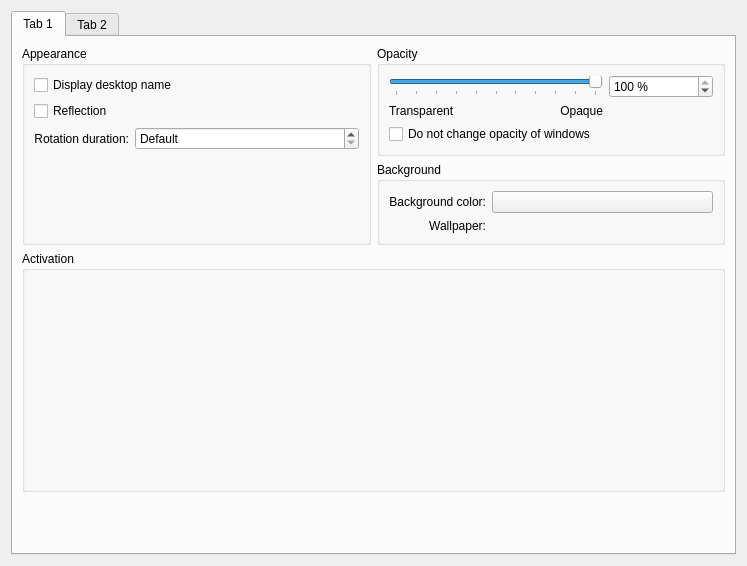
<ui version="4.0" >
 <class>KWin::CubeEffectConfigForm</class>
 <widget class="QWidget" name="KWin::CubeEffectConfigForm" >
  <property name="geometry" >
   <rect>
    <x>0</x>
    <y>0</y>
    <width>747</width>
    <height>566</height>
   </rect>
  </property>
  <layout class="QVBoxLayout" >
   <item>
    <widget class="QTabWidget" name="tabWidget" >
     <property name="currentIndex" >
      <number>0</number>
     </property>
     <widget class="QWidget" name="tab" >
      <attribute name="title" >
       <string>Tab 1</string>
      </attribute>
      <layout class="QGridLayout" name="gridLayout_5" >
       <item row="1" column="1" >
        <widget class="QGroupBox" name="groupBox_5" >
         <property name="title" >
          <string>Background</string>
         </property>
         <layout class="QGridLayout" name="gridLayout" >
          <item row="0" column="0" >
           <widget class="QLabel" name="label_6" >
            <property name="text" >
             <string>Background color:</string>
            </property>
            <property name="alignment" >
             <set>Qt::AlignRight|Qt::AlignTrailing|Qt::AlignVCenter</set>
            </property>
            <property name="buddy" >
             <cstring>backgroundColorButton</cstring>
            </property>
           </widget>
          </item>
          <item row="0" column="1" >
           <widget class="KColorButton" name="backgroundColorButton" >
            <property name="sizePolicy" >
             <sizepolicy vsizetype="Fixed" hsizetype="Expanding" >
              <horstretch>0</horstretch>
              <verstretch>0</verstretch>
             </sizepolicy>
            </property>
           </widget>
          </item>
          <item row="1" column="0" >
           <widget class="QLabel" name="label_3" >
            <property name="text" >
             <string>Wallpaper:</string>
            </property>
            <property name="alignment" >
             <set>Qt::AlignRight|Qt::AlignTrailing|Qt::AlignVCenter</set>
            </property>
            <property name="buddy" >
             <cstring>wallpaperRequester</cstring>
            </property>
           </widget>
          </item>
          <item row="1" column="1" >
           <widget class="KUrlRequester" name="wallpaperRequester" >
            <property name="sizePolicy" >
             <sizepolicy vsizetype="Preferred" hsizetype="Expanding" >
              <horstretch>0</horstretch>
              <verstretch>0</verstretch>
             </sizepolicy>
            </property>
           </widget>
          </item>
         </layout>
        </widget>
       </item>
       <item row="3" column="0" colspan="2" >
        <widget class="QGroupBox" name="groupBox_8" >
         <property name="title" >
          <string>Activation</string>
         </property>
         <layout class="QGridLayout" name="gridLayout_3" >
          <item row="0" column="0" colspan="2" >
           <widget class="KWin::GlobalShortcutsEditor" native="1" name="editor" >
            <property name="minimumSize" >
             <size>
              <width>0</width>
              <height>200</height>
             </size>
            </property>
           </widget>
          </item>
         </layout>
        </widget>
       </item>
       <item rowspan="2" row="0" column="0" >
        <widget class="QGroupBox" name="groupBox_7" >
         <property name="title" >
          <string>Appearance</string>
         </property>
         <layout class="QGridLayout" name="gridLayout_2" >
          <item row="0" column="0" colspan="2" >
           <widget class="QCheckBox" name="displayDesktopNameBox" >
            <property name="text" >
             <string>Display desktop name</string>
            </property>
           </widget>
          </item>
          <item row="1" column="0" colspan="2" >
           <widget class="QCheckBox" name="reflectionBox" >
            <property name="text" >
             <string>Reflection</string>
            </property>
           </widget>
          </item>
          <item row="2" column="0" >
           <widget class="QLabel" name="label" >
            <property name="text" >
             <string>Rotation duration:</string>
            </property>
            <property name="alignment" >
             <set>Qt::AlignRight|Qt::AlignTrailing|Qt::AlignVCenter</set>
            </property>
            <property name="buddy" >
             <cstring>rotationDurationSpin</cstring>
            </property>
           </widget>
          </item>
          <item row="2" column="1" >
           <widget class="QSpinBox" name="rotationDurationSpin" >
            <property name="sizePolicy" >
             <sizepolicy vsizetype="Fixed" hsizetype="Expanding" >
              <horstretch>0</horstretch>
              <verstretch>0</verstretch>
             </sizepolicy>
            </property>
            <property name="minimumSize" >
             <size>
              <width>100</width>
              <height>0</height>
             </size>
            </property>
            <property name="specialValueText" >
             <string comment="Duration of rotation" >Default</string>
            </property>
            <property name="suffix" >
             <string> msec</string>
            </property>
            <property name="maximum" >
             <number>5000</number>
            </property>
            <property name="singleStep" >
             <number>10</number>
            </property>
           </widget>
          </item>
          <item row="3" column="0" colspan="2" >
           <spacer name="verticalSpacer_2" >
            <property name="orientation" >
             <enum>Qt::Vertical</enum>
            </property>
            <property name="sizeHint" stdset="0" >
             <size>
              <width>20</width>
              <height>0</height>
             </size>
            </property>
           </spacer>
          </item>
         </layout>
        </widget>
       </item>
       <item row="0" column="1" >
        <widget class="QGroupBox" name="groupBox_4" >
         <property name="title" >
          <string>Opacity</string>
         </property>
         <layout class="QGridLayout" name="gridLayout_6" >
          <item row="1" column="0" colspan="2" >
           <widget class="QSlider" name="cubeOpacitySlider" >
            <property name="minimumSize" >
             <size>
              <width>200</width>
              <height>0</height>
             </size>
            </property>
            <property name="maximum" >
             <number>100</number>
            </property>
            <property name="singleStep" >
             <number>1</number>
            </property>
            <property name="value" >
             <number>100</number>
            </property>
            <property name="orientation" >
             <enum>Qt::Horizontal</enum>
            </property>
            <property name="tickPosition" >
             <enum>QSlider::TicksBelow</enum>
            </property>
            <property name="tickInterval" >
             <number>10</number>
            </property>
           </widget>
          </item>
          <item row="1" column="2" >
           <widget class="QSpinBox" name="cubeOpacitySpin" >
            <property name="minimumSize" >
             <size>
              <width>75</width>
              <height>0</height>
             </size>
            </property>
            <property name="suffix" >
             <string> %</string>
            </property>
            <property name="maximum" >
             <number>100</number>
            </property>
            <property name="value" >
             <number>100</number>
            </property>
           </widget>
          </item>
          <item row="2" column="0" >
           <widget class="QLabel" name="label_4" >
            <property name="text" >
             <string>Transparent</string>
            </property>
           </widget>
          </item>
          <item row="2" column="1" >
           <widget class="QLabel" name="label_5" >
            <property name="text" >
             <string>Opaque</string>
            </property>
            <property name="alignment" >
             <set>Qt::AlignRight|Qt::AlignTrailing|Qt::AlignVCenter</set>
            </property>
           </widget>
          </item>
          <item row="3" column="0" colspan="3" >
           <widget class="QCheckBox" name="desktopOpacityOnlyBox" >
            <property name="text" >
             <string>Do not change opacity of windows</string>
            </property>
           </widget>
          </item>
         </layout>
        </widget>
       </item>
       <item row="4" column="0" colspan="2" >
        <spacer name="verticalSpacer_3" >
         <property name="orientation" >
          <enum>Qt::Vertical</enum>
         </property>
         <property name="sizeHint" stdset="0" >
          <size>
           <width>20</width>
           <height>40</height>
          </size>
         </property>
        </spacer>
       </item>
      </layout>
     </widget>
     <widget class="QWidget" name="tab_2" >
      <attribute name="title" >
       <string>Tab 2</string>
      </attribute>
      <layout class="QGridLayout" name="gridLayout_7" >
       <item rowspan="2" row="0" column="0" >
        <widget class="QGroupBox" name="groupBox_3" >
         <property name="title" >
          <string>Caps</string>
         </property>
         <layout class="QGridLayout" name="gridLayout_4" >
          <item row="0" column="0" colspan="2" >
           <widget class="QCheckBox" name="cubeCapsBox" >
            <property name="text" >
             <string>Show caps</string>
            </property>
           </widget>
          </item>
          <item row="1" column="0" >
           <widget class="QLabel" name="capColorLabel" >
            <property name="text" >
             <string>Cap color:</string>
            </property>
            <property name="alignment" >
             <set>Qt::AlignRight|Qt::AlignTrailing|Qt::AlignVCenter</set>
            </property>
            <property name="buddy" >
             <cstring>capColorButton</cstring>
            </property>
           </widget>
          </item>
          <item row="1" column="1" >
           <widget class="KColorButton" name="capColorButton" >
            <property name="sizePolicy" >
             <sizepolicy vsizetype="Fixed" hsizetype="Expanding" >
              <horstretch>0</horstretch>
              <verstretch>0</verstretch>
             </sizepolicy>
            </property>
           </widget>
          </item>
          <item row="2" column="0" colspan="2" >
           <widget class="QCheckBox" name="capsImageBox" >
            <property name="text" >
             <string>Display image on caps</string>
            </property>
           </widget>
          </item>
          <item row="3" column="0" >
           <spacer name="verticalSpacer_4" >
            <property name="orientation" >
             <enum>Qt::Vertical</enum>
            </property>
            <property name="sizeHint" stdset="0" >
             <size>
              <width>20</width>
              <height>40</height>
             </size>
            </property>
           </spacer>
          </item>
         </layout>
        </widget>
       </item>
       <item row="2" column="0" colspan="2" >
        <widget class="QGroupBox" name="groupBox_2" >
         <property name="title" >
          <string>Zoom</string>
         </property>
         <layout class="QGridLayout" name="gridLayout_8" >
          <item row="1" column="0" >
           <widget class="QLabel" name="label_8" >
            <property name="text" >
             <string>Near</string>
            </property>
           </widget>
          </item>
          <item row="1" column="1" >
           <widget class="QLabel" name="label_9" >
            <property name="text" >
             <string>Far</string>
            </property>
            <property name="alignment" >
             <set>Qt::AlignRight|Qt::AlignTrailing|Qt::AlignVCenter</set>
            </property>
           </widget>
          </item>
          <item row="0" column="0" colspan="2" >
           <widget class="QSlider" name="zPositionSlider" >
            <property name="toolTip" >
             <string>Define how far away the object should appear</string>
            </property>
            <property name="maximum" >
             <number>3000</number>
            </property>
            <property name="singleStep" >
             <number>10</number>
            </property>
            <property name="pageStep" >
             <number>100</number>
            </property>
            <property name="orientation" >
             <enum>Qt::Horizontal</enum>
            </property>
            <property name="tickPosition" >
             <enum>QSlider::TicksBelow</enum>
            </property>
            <property name="tickInterval" >
             <number>100</number>
            </property>
           </widget>
          </item>
         </layout>
        </widget>
       </item>
       <item row="4" column="0" colspan="2" >
        <spacer name="verticalSpacer" >
         <property name="orientation" >
          <enum>Qt::Vertical</enum>
         </property>
         <property name="sizeHint" stdset="0" >
          <size>
           <width>20</width>
           <height>0</height>
          </size>
         </property>
        </spacer>
       </item>
       <item rowspan="2" row="0" column="1" >
        <widget class="QGroupBox" name="groupBox_9" >
         <property name="title" >
          <string>Additional Options</string>
         </property>
         <layout class="QVBoxLayout" name="verticalLayout" >
          <item>
           <widget class="QCheckBox" name="bigCubeBox" >
            <property name="toolTip" >
             <string>If enabled span the cube across all screens on a multiscreen setup, otherwise
the cube will only be displayed on a single screen</string>
            </property>
            <property name="text" >
             <string>Span cube on all screens in multi screen setup</string>
            </property>
           </widget>
          </item>
          <item>
           <widget class="QCheckBox" name="closeOnMouseReleaseBox" >
            <property name="toolTip" >
             <string>If enabled the effect will be deactivated after rotating the cube with the mouse,
otherwise it will remain active</string>
            </property>
            <property name="text" >
             <string>Close after mouse dragging</string>
            </property>
           </widget>
          </item>
          <item>
           <widget class="QCheckBox" name="walkThroughDesktopBox" >
            <property name="text" >
             <string>Use this effect for walking through the desktops</string>
            </property>
           </widget>
          </item>
          <item>
           <widget class="QCheckBox" name="invertKeysBox" >
            <property name="text" >
             <string>Invert cursor keys</string>
            </property>
           </widget>
          </item>
          <item>
           <widget class="QCheckBox" name="invertMouseBox" >
            <property name="text" >
             <string>Invert mouse</string>
            </property>
           </widget>
          </item>
         </layout>
        </widget>
       </item>
       <item row="3" column="0" colspan="2" >
        <widget class="QGroupBox" name="capDeformationGroupBox" >
         <property name="title" >
          <string>Sphere Cap Deformation</string>
         </property>
         <layout class="QGridLayout" name="gridLayout_9" >
          <item row="0" column="0" colspan="2" >
           <widget class="QSlider" name="capDeformationSlider" >
            <property name="maximum" >
             <number>100</number>
            </property>
            <property name="orientation" >
             <enum>Qt::Horizontal</enum>
            </property>
            <property name="tickPosition" >
             <enum>QSlider::TicksBelow</enum>
            </property>
            <property name="tickInterval" >
             <number>25</number>
            </property>
           </widget>
          </item>
          <item row="1" column="0" >
           <widget class="QLabel" name="capDeformationSphereLabel" >
            <property name="text" >
             <string>Sphere</string>
            </property>
           </widget>
          </item>
          <item row="1" column="1" >
           <widget class="QLabel" name="capDeformationPlaneLabel" >
            <property name="text" >
             <string>Plane</string>
            </property>
            <property name="alignment" >
             <set>Qt::AlignRight|Qt::AlignTrailing|Qt::AlignVCenter</set>
            </property>
           </widget>
          </item>
         </layout>
        </widget>
       </item>
      </layout>
     </widget>
    </widget>
   </item>
  </layout>
 </widget>
 <customwidgets>
  <customwidget>
   <class>KColorButton</class>
   <extends>QPushButton</extends>
   <header>kcolorbutton.h</header>
  </customwidget>
  <customwidget>
   <class>KUrlRequester</class>
   <extends>QFrame</extends>
   <header>kurlrequester.h</header>
   <container>1</container>
  </customwidget>
  <customwidget>
   <class>KWin::GlobalShortcutsEditor</class>
   <extends>QWidget</extends>
   <header location="global" >kwineffects.h</header>
   <container>1</container>
  </customwidget>
 </customwidgets>
 <tabstops>
  <tabstop>tabWidget</tabstop>
  <tabstop>displayDesktopNameBox</tabstop>
  <tabstop>reflectionBox</tabstop>
  <tabstop>rotationDurationSpin</tabstop>
  <tabstop>cubeOpacitySlider</tabstop>
  <tabstop>cubeOpacitySpin</tabstop>
  <tabstop>desktopOpacityOnlyBox</tabstop>
  <tabstop>backgroundColorButton</tabstop>
  <tabstop>wallpaperRequester</tabstop>
  <tabstop>cubeCapsBox</tabstop>
  <tabstop>capColorButton</tabstop>
  <tabstop>capsImageBox</tabstop>
  <tabstop>bigCubeBox</tabstop>
  <tabstop>closeOnMouseReleaseBox</tabstop>
  <tabstop>walkThroughDesktopBox</tabstop>
  <tabstop>invertKeysBox</tabstop>
  <tabstop>invertMouseBox</tabstop>
  <tabstop>zPositionSlider</tabstop>
 </tabstops>
 <resources/>
 <connections>
  <connection>
   <sender>cubeOpacitySpin</sender>
   <signal>valueChanged(int)</signal>
   <receiver>cubeOpacitySlider</receiver>
   <slot>setValue(int)</slot>
   <hints>
    <hint type="sourcelabel" >
     <x>725</x>
     <y>102</y>
    </hint>
    <hint type="destinationlabel" >
     <x>568</x>
     <y>101</y>
    </hint>
   </hints>
  </connection>
  <connection>
   <sender>cubeOpacitySlider</sender>
   <signal>valueChanged(int)</signal>
   <receiver>cubeOpacitySpin</receiver>
   <slot>setValue(int)</slot>
   <hints>
    <hint type="sourcelabel" >
     <x>466</x>
     <y>101</y>
    </hint>
    <hint type="destinationlabel" >
     <x>725</x>
     <y>102</y>
    </hint>
   </hints>
  </connection>
 </connections>
</ui>
